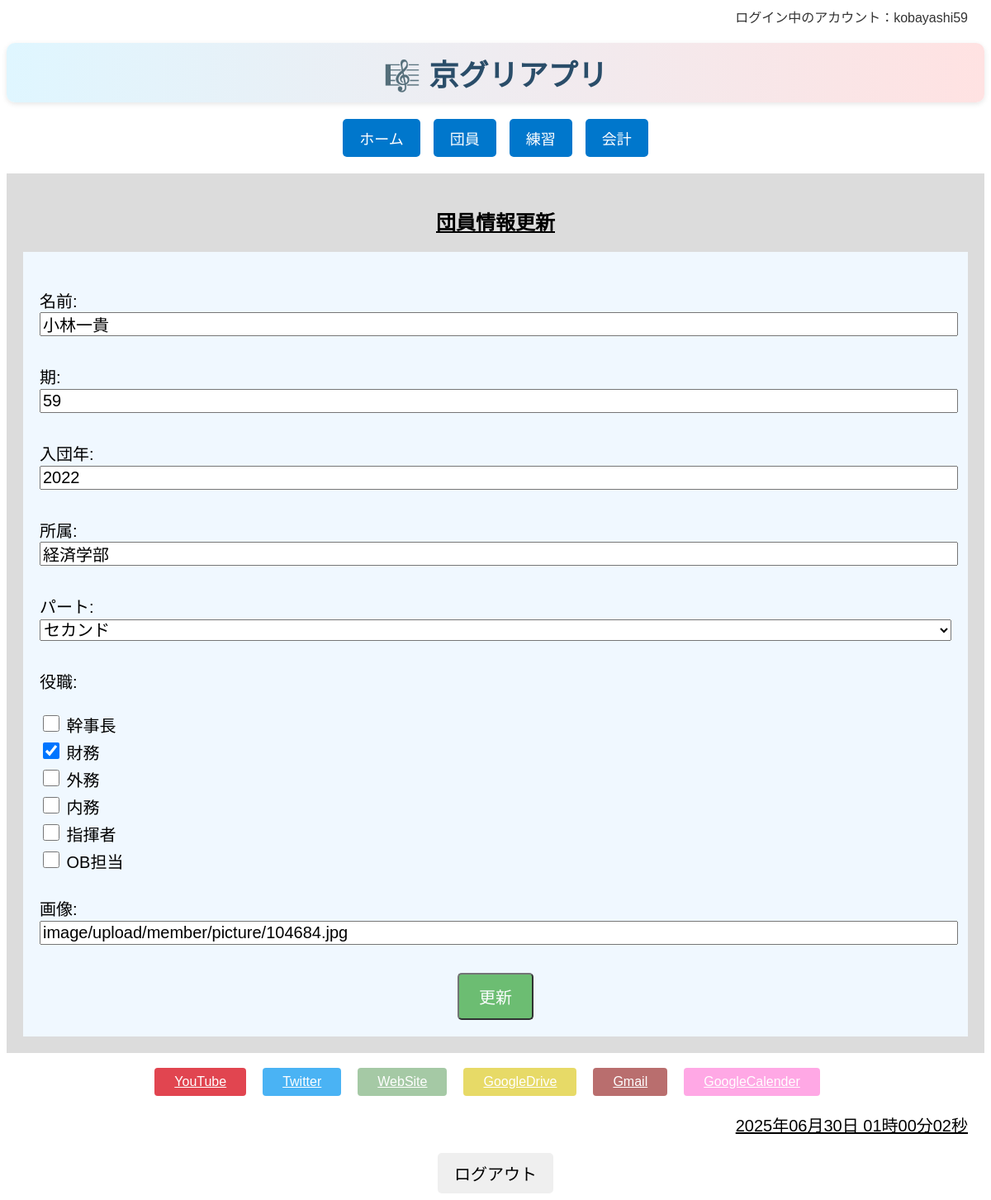
The page /member/8771d4e5-0cde-4285-b242-f666dc0be6bb/update/ (signed in) on the database its author committed.
### member/models.py (models this page shows, shortened)
class Member(models.Model):
    PART_CHOICES = [
        ('top', 'トップ'),
        ('second', 'セカンド'),
        ('baritone', 'バリトン'),
        ('bass', 'ベース'),
    ]
    id = models.UUIDField(
        primary_key=True,
        default=uuid.uuid4,
        editable=False,
        verbose_name="ID"
    )  # 主キーとしてUUIDを使用（安全性・衝突回避）
    name = models.CharField(max_length=100, verbose_name="名前")  # 団員名
    kyogleeid = models.IntegerField(verbose_name="期")  # 何期生か（整数）
    joinyear = models.IntegerField(verbose_name="入団年")  # 入団年度
    faculty = models.CharField(max_length=100, verbose_name="所属")  # 学部など
    part = models.CharField(
        max_length=10,
        choices=PART_CHOICES,
        verbose_name="パート"
    )  # 所属パート（選択式）
    role = models.ManyToManyField(
        Role,
        verbose_name="役職",
        blank=True
    )  # 複数の役職と多対多で紐づけ
    picture = CloudinaryField(
        '画像',
        blank=True,
        null=True
    )  # Cloudinaryに保存されるプロフィール画像
    created_at = models.DateTimeField(
        auto_now_add=True,
        verbose_name="作成日時"
    )  # 登録された日時（自動記録）
    updated_at = models.DateTimeField(
        auto_now=True,
        verbose_name="更新日時"
    )  # 最終更新日時（自動記録）
    user = models.OneToOneField(
        User,
        on_delete=models.CASCADE,
        null=True,
        blank=True
    )  # Djangoのログインユーザーと紐づけ（任意）

### member/views.py (the view, shortened to what this page needs)
class MemberUpdateView(LoginRequiredMixin, View):
    def get(self, request, id):
        member = get_object_or_404(Member, id=id)
        form = MemberForm(instance=member)
        return render(request, "member/member_update.html", {"form": form})

### member/forms.py
class MemberForm(ModelForm):
    class Meta:
        model = Member  # 対応するモデル
        fields = [
            "name",
            "kyogleeid",
            "joinyear",
            "faculty",
            "part",
            "role",
            "picture"
        ]  # フォームに表示させるフィールドを指定
        widgets = {
            'name': forms.TextInput(attrs={'placeholder': '例）小林一貴'}),
            'kyogleeid': forms.TextInput(attrs={'placeholder': '例）59'}),
            'joinyear': forms.TextInput(attrs={'placeholder': '例）2022'}),
            'faculty': forms.TextInput(attrs={'placeholder': '例）経済学部'}),
            'role': forms.CheckboxSelectMultiple,  # 複数選択をチェックボックスで表示
        }

### member/models.py (called while the page is built)
    def __str__(self):
        return self.label

### templates/member/member_update.html (shortened to what this page needs)
{% extends "base/base.html" %}
{% block body %}
<div class="contents">
    <h2 class="page_name">団員情報更新</h2>
    <div class="register_contents">
        <form method="POST" enctype="multipart/form-data" class="register_form">
            {{form.as_p}}
            <div class="save_wrapper">
                <button type="submit" class="save">更新</button>
            </div>
        </form>
    </div>
</div>
{% endblock %}

### templates/base/base.html (shortened to what this page needs)
<!DOCTYPE html>
<html lang="ja">
<head>
    {% load static %}
    <link rel="stylesheet" href="{% static 'css/base.css' %}">
    <link rel="stylesheet" href="https://maxcdn.bootstrapcdn.com/font-awesome/4.3.0/css/font-awesome.min.css">
</head>
<body>
    <div class="header-row">
        <div class="user-info">
        ログイン中のアカウント：{{ request.user.username }}
        </div>
    </div>
    <h1 class="main-title">🎼 京グリアプリ </h1>
    <div class="main-nav">
    <a href="{% url 'main:index' %}" class="main-nav-btn">ホーム</a>
    <a href="{% url 'member:index' %}" class="main-nav-btn">団員</a>
    <a href="{% url 'practice_management:practice_index' %}" class="main-nav-btn">練習</a>
    <a href="{% url 'accounting:index' %}" class="main-nav-btn">会計</a>
    </div>
    {% block body %}
    {% endblock %}
    <br>
    <div class="link-block">
        <div class="btn-wrapper">
        <a href="https://www.youtube.com/@..." target="_blank" class="btn youtube">YouTube</a>
        <a href="https://x.com/Glee_KU" target="_blank" class="btn twitter">Twitter</a>
        <a href="https://sites.google.com/view/kyotoglee/home" target="_blank" class="btn website">WebSite</a>
        <a href="https://drive.google.com/drive/home" target="_blank" class="btn googledrive">GoogleDrive</a>
        <a href="https://mail.google.com/mail/u/0/#inbox" target="_blank" class="btn gmail">Gmail</a>
        <a href="https://calendar.google.com/calendar/u/0/r" target="_blank" class="btn googlecalender">GoogleCalender</a>
        </div>
    </div>
    <div id="clock" class="clock"></div>
    <footer>
    <div class="logout_wrapper">
        <form action="{% url 'accounts:logout' %}" method="post">
            <button type="submit" class="logout">ログアウト</button>
        </form>
    </div>
    </footer>
</body>
</html>

### static/css/base.css (style rules this page uses)
body { font-family: "Avenir Next", "Hiragino Kaku Gothic ProN W3", sans-serif; }
h1 { font-size: 36px; text-align: center; }
.main-title { font-size: 36px; font-weight: bold; color: #2a4d69; text-align: center; margin: 20px 0; background: linear-gradient(to right, #dff6ff, #ffe2e2); padding: 10px 20px; border-radius: 10px; box-shadow: 0px 2px 6px rgba(0, 0, 0, 0.1); }
h2 { text-align: center; }
.clock { font-size: 20px; text-align: right; padding-right: 20px; text-decoration: underline; }
.header-row { display: flex; justify-content: flex-end; padding: 0 20px 0 20px; }
.user-info { font-size: 16px; color: #333; }
.btn-wrapper { margin-bottom: 20px; display: flex; justify-content: center; }
.btn { padding: 8px 24px; color:rgb(255, 255, 255); opacity:0.8; border-radius: 4px; }
.youtube { background-color: RGB(218,23,37); margin-right: 20px; }
.twitter { background-color: RGB(29,161,242); margin-right: 20px; }
.website { background-color: darkseagreen; margin-right: 20px; }
.googledrive { background-color: rgb(226, 210, 66); margin-right: 20px; }
.gmail { background-color: rgb(168, 74, 74); margin-right: 20px; }
.googlecalender { background-color: rgb(255, 147, 223); margin-right: 20px; }
.contents { padding: 20px; background-color: gainsboro; }
.page_name { font-size: 24px; text-align: center; text-decoration: underline; }
.register_contents { display: flex; justify-content: center; padding: 20px; background-color: aliceblue; }
.register_form { text-align: left; font-size: 24px; width: 100%; }
.register_form input, .register_form label, .register_form select, .register_form textarea { font-size: 20px; width: 100%; margin-bottom: 10px; }
.save_wrapper { display: flex; justify-content: center; margin-top: 20px; }
.save { font-size: 20px; padding: 12px 24px; background-color: #4CAF50; color: white; border-radius: 5px; text-decoration: none; text-align: center; opacity: 0.8; }
input[type="checkbox"] { width: 16px; height: 16px; }
.logout_wrapper { display: flex; justify-content: center; margin-top: 20px; }
.logout { font-size: 20px; padding: 10px 20px; border-radius: 5px; border: none; }
.main-nav { display: flex; justify-content: center; gap: 16px; margin: 20px 0; flex-wrap: wrap; }
.main-nav-btn { background-color: #0077cc; color: white; text-decoration: none; padding: 10px 20px; font-size: 18px; border-radius: 5px; text-align: center; }
input[type="checkbox"] { width: 20px; height: 20px; }

### rows shown on the page
Member: name "小林一貴", kyogleeid "59", joinyear "2022", faculty "経済学部", part "セカンド", picture "image/upload/member/picture/104684.jpg"

### other values the page prints
{{ request.user.username }} "kobayashi59"
